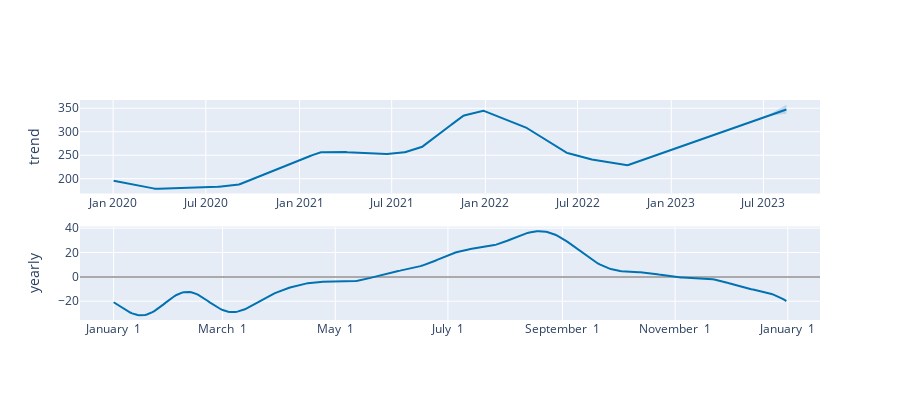

Source (notebook cell):
### Code cell
plot_components_plotly(m_pro, forecast_pro)

### Figure 1 — Plotly figure (JSON) as saved in the notebook; plotly's stock layout.template omitted (floating-point values rounded to 4 significant figures; data arrays with more than 128 entries replaced by an {"elided": "..."} marker saying what was removed)
{"data": [{"line": {"color": "#0072B2", "width": 2}, "mode": "lines", "name": "trend", "type": "scatter", "x": {"elided": "931 str values"}, "xaxis": "x", "y": {"elided": "931 float values"}, "yaxis": "y"}, {"line": {"color": "rgba(0, 114, 178, 0.2)", "width": 0}, "mode": "lines", "name": "trend_upper", "type": "scatter", "x": {"elided": "931 str values"}, "xaxis": "x", "y": {"elided": "931 float values"}, "yaxis": "y"}, {"fill": "tonexty", "fillcolor": "rgba(0, 114, 178, 0.2)", "line": {"color": "rgba(0, 114, 178, 0.2)", "width": 0}, "mode": "lines", "name": "trend_lower", "type": "scatter", "x": {"elided": "931 str values"}, "xaxis": "x", "y": {"elided": "931 float values"}, "yaxis": "y"}, {"line": {"color": "#0072B2", "width": 2}, "mode": "lines", "name": "yearly", "type": "scatter", "x": {"elided": "365 str values"}, "xaxis": "x2", "y": {"elided": "365 float values"}, "yaxis": "y2"}], "layout": {"height": 400, "showlegend": false, "width": 900, "xaxis": {"anchor": "y", "domain": [0, 1], "range": ["2019-10-27T22:48:00", "2023-10-20T01:12:00"], "type": "date"}, "xaxis2": {"anchor": "y2", "domain": [0, 1], "range": ["2016-12-13T18:54:02.958904", "2018-01-18T11:04:57.863013"], "tickformat": "%B %e", "type": "date"}, "yaxis": {"anchor": "x", "domain": [0.575, 1], "rangemode": "normal", "title": {"text": "trend"}, "zerolinecolor": "#AAA"}, "yaxis2": {"anchor": "x2", "domain": [0, 0.425], "title": {"text": "yearly"}, "zerolinecolor": "#AAA"}}}
